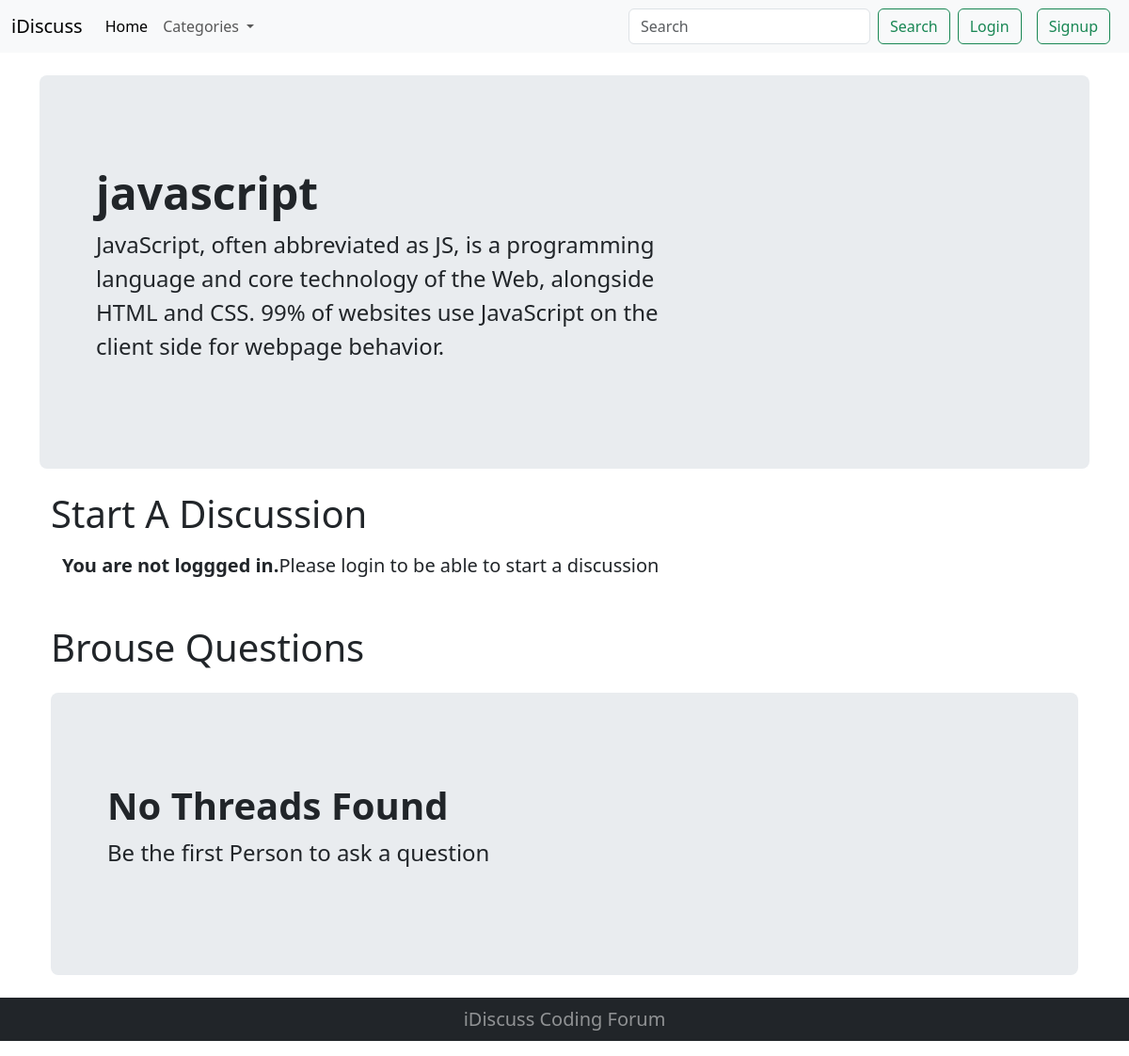
Screenshot of /threadlist.php?cat_id=2 with the database file from the repository.
### tables this page shows
CREATE TABLE `categories` (
  `category_id` int(8) NOT NULL,
  `category_name` varchar(255) NOT NULL,
  `category_description` varchar(500) NOT NULL,
  `created` datetime NOT NULL DEFAULT current_timestamp()
);

### threadlist.php (the view, shortened to what this page needs)
<!doctype html>
<html lang="en">
<head>
    <link href="https://cdn.jsdelivr.net/npm/bootstrap@5.3.3/dist/css/bootstrap.min.css" rel="stylesheet">
</head>
<body>
    <?php
    include "./partials/dbConnection.php";
    include "./partials/header.php";
    ?>
    <div class="container min-vh-100">
        <?php
        $id = $_GET["cat_id"];
        $sql = "SELECT * FROM `categories` WHERE `category_id`= $id";
        $result = mysqli_query($conn, $sql);
        while ($row = mysqli_fetch_assoc($result)) {
            $title = $row["category_name"];
            $desc = $row["category_description"];
            echo '<div class="p-5 my-4 bg-body-secondary rounded-3">
                        <div class="container-fluid py-5">
                            <h1 class="display-5 fw-bold">' . $title . '</h1>
                            <p class="col-md-8 fs-4">' . $desc . '</p>
                        </div>
                     </div>';
        }
        ?>
        <div class="container">
        <h1 class="my-3">Start A Discussion</h1>
        <?php
        if (isset($_SESSION["logedin"]) && $_SESSION["logedin"]==true) {
        echo'
        <form action=" '.$_SERVER["REQUEST_URI"].'" method="POST">
            <div class="mb-3">
                <label for="title" class="form-label">Problem Title</label>
                <input type="text" class="form-control" id="title" name="title" aria-describedby="emailHelp">
                <div id="emailHelp" class="form-text">Keep your title as short as possible</div>
            </div>
            <div class="mb-3">
                <label for="exampleInputPassword1" class="form-label">Elaborate your concern</label>
                <textarea class="form-control" id="desc" name="desc"></textarea>
            </div>
            <button type="submit" class="btn btn-success">Submit</button>
        </form>';
        }else {
            echo'
            <div class="container mb-5">
                <p class="lead"><span class="fw-bold">You are not loggged in.</span>Please login to be able to start a discussion</p>
            </div>';
        }
        ?>
        </div>
        <div class="container"><h1 class="my-3">Brouse Questions</h1></div>
        <?php
        $noResult = true;
        if ($noResult) {
            echo '<div class="container">
                    <div class="p-5 my-4 bg-body-secondary rounded-3">
                        <div class="container-fluid py-5">
                            <h1 class="display-6 fw-bold">No Threads Found</h1>
                            <p class="col-md-8 fs-4">Be the first Person to ask a question</p>
                        </div>
                     </div>
                 </div>';
        }
        ?>
    </div>
    <?php
    include "../Forum/partials/footer.php"
    ?>
</body>
</html>

### rows the page displays
categories: category_name "javascript", category_description "JavaScript, often abbreviated as JS, is a programming language and core technology of the Web, alongside HTML and CSS. 99% of websites use JavaScript on the client side for webpage behavior."
